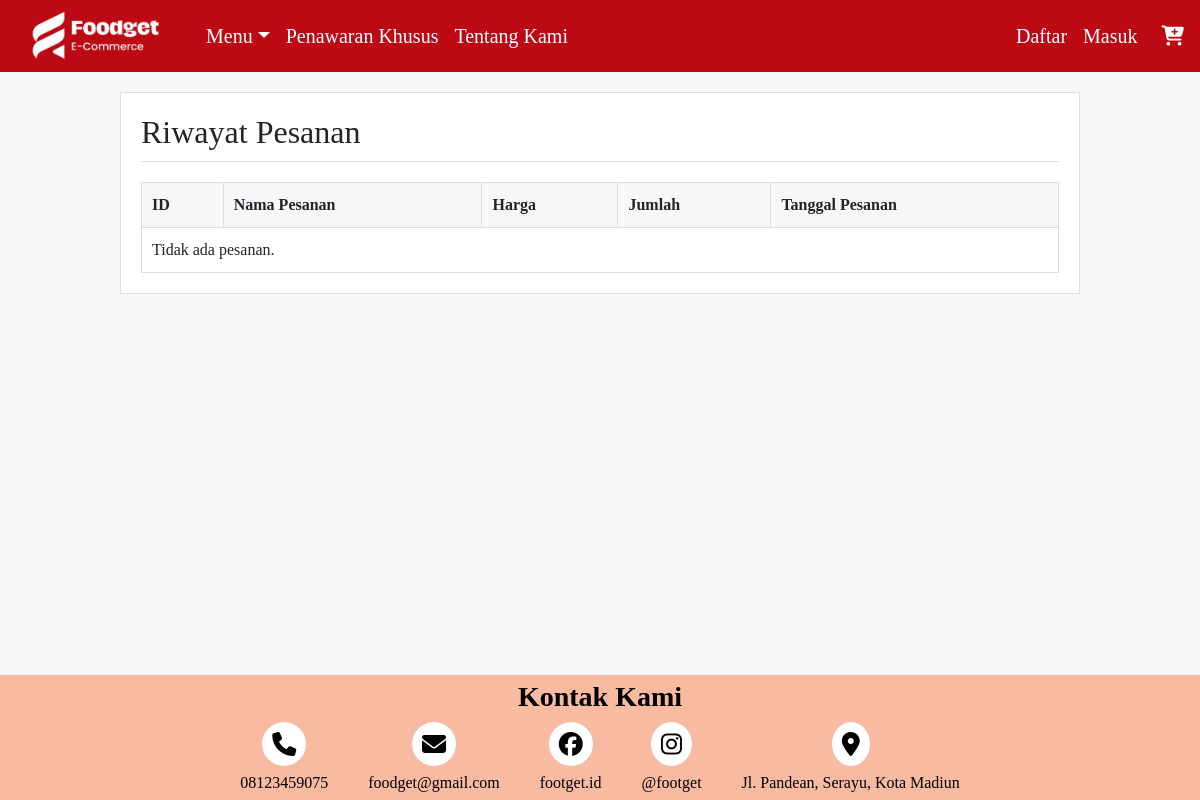
/riwayatPesanan.php, run on an earlier commit of the app's database.
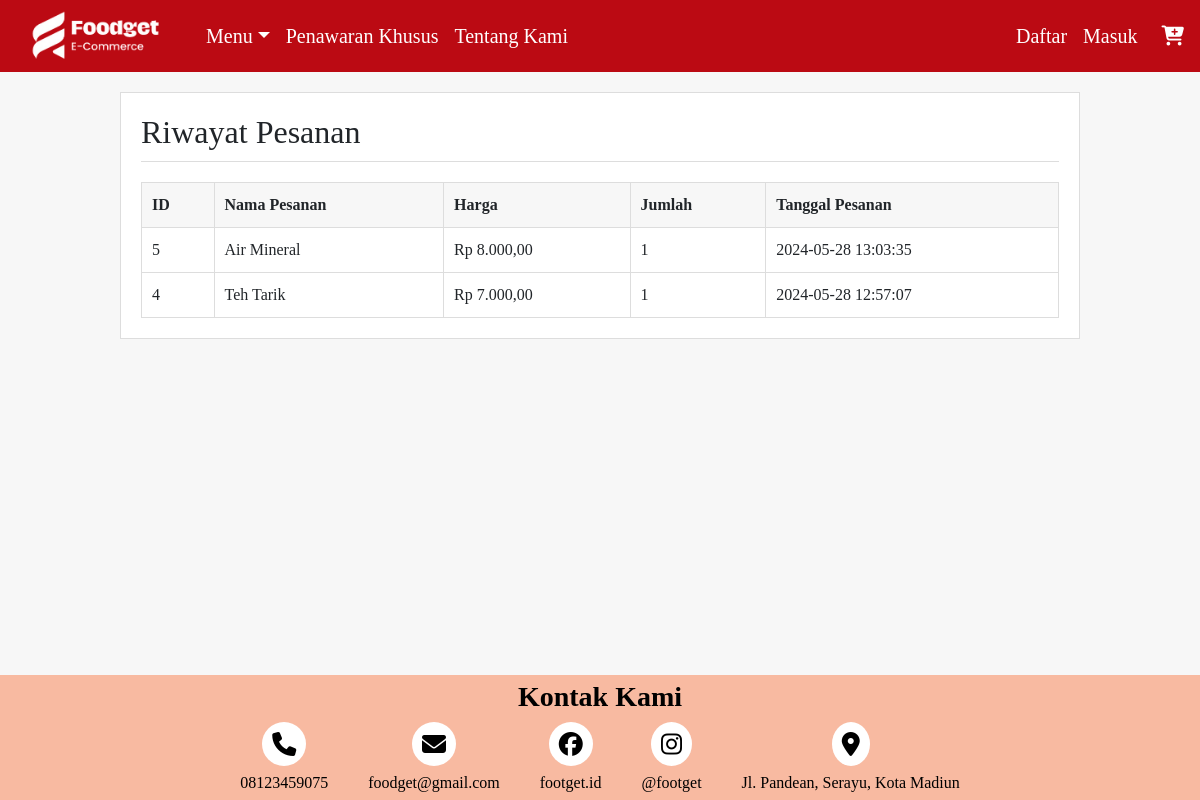
And on a later commit of the database.
### tables this page shows
CREATE TABLE `orders` (
  `id` int(11) NOT NULL,
  `item_name` varchar(255) NOT NULL,
  `price` decimal(10,2) NOT NULL,
  `quantity` int(11) NOT NULL,
  `order_date` timestamp NOT NULL DEFAULT current_timestamp()
);

### src/riwayatPesanan.php (the view, shortened to what this page needs)
<?php
include 'koneksiDB.php';
$sql = "SELECT * FROM orders ORDER BY id DESC";
$result = $conn->query($sql);
function formatRupiah($number){
    return 'Rp ' . number_format($number, 2, ',', '.');
}
?>
<!DOCTYPE html>
<html lang="en">
<head>
    <link rel="stylesheet" href="../vendor/twbs/bootstrap/dist/css/bootstrap.min.css">
    <?php include '../assets-templates/header.php'; ?>
</head>
<body>
    <div class="container order-history">
        <h2>Riwayat Pesanan</h2>
        <table>
            <thead>
                <tr>
                    <th>ID</th>
                    <th>Nama Pesanan</th>
                    <th>Harga</th>
                    <th>Jumlah</th>
                    <th>Tanggal Pesanan</th>
                </tr>
            </thead>
            <tbody>
                <?php if ($result->num_rows > 0): ?>
                    <?php while ($row = $result->fetch_assoc()): ?>
                        <tr>
                            <td><?= $row['id']; ?></td>
                            <td><?= $row['item_name']; ?></td>
                            <td><?= formatRupiah($row['price']); ?></td>
                            <td><?= $row['quantity']; ?></td>
                            <td><?= $row['order_date']; ?></td>
                        </tr>
                    <?php endwhile; ?>
                <?php else: ?>
                    <tr>
                        <td colspan="5">Tidak ada pesanan.</td>
                    </tr>
                <?php endif; ?>
            </tbody>
        </table>
    </div>
    <?php include '../assets-templates/footer.php'; ?>
</body>
</html>

### assets-templates/header.php (shortened to what this page needs)
<!DOCTYPE html>
<html lang="en">
<head>
  <link
    rel="stylesheet"
    href="../vendor/twbs/bootstrap/dist/css/bootstrap.min.css"
  />
</head>
<body>
  <nav class="navbar navbar-expand navbar-dark custom-bg">
    <a class="navbar-brand px-3" href="../src/index.php">
      <img src="../assets-templates/img/logo.png" alt="Logo" class="logo">
    </a>
    <div class="navbar-nav w-100">
      <ul class="navbar-nav mr-auto">
        <li class="nav-item">
          <div class="btn-group">
            <button type="button" class="nav-link btn dropdown-toggle dropdown-toggle-split font" data-bs-toggle="dropdown" aria-expanded="false">
              Menu
            </button>
          </div>
        </li>
        <li class="nav-item">
          <a class="nav-link font" href="../src/promo.php">Penawaran Khusus</a>
        </li>
        <li class="nav-item nav-font">
          <a class="nav-link font" href="../src/TentangKami.php">Tentang Kami</a>
        </li>
      </ul>
      <ul class="navbar-nav ms-auto">
        <?php if (isset($_SESSION['loggedin']) && $_SESSION['loggedin'] === true): ?>
          <li class="nav-item dropdown custom-dropdown">
            <a class="nav-link dropdown-toggle font cutom-font" href="#" id="navbarDropdown" role="button" data-bs-toggle="dropdown" aria-expanded="false">
              <i class="fa-regular fa-user"></i> <?= htmlspecialchars($_SESSION['email']) ?>
            </a>
            <ul class="dropdown-menu dropdown-menu-end custom" aria-labelledby="navbarDropdown">
              <li><a class="dropdown-item" href="logout.php">Logout</a></li>
              <li><a class="dropdown-item" href="riwayatPesanan.php">Riwayat Pesanan</a></li>
            </ul>
          </li>
        <?php else: ?>
          <li class="nav-item nav-font">
            <a class="nav-link font" href="halamanDaftar.php">Daftar</a>
          </li>
          <li class="nav-item nav-font">
            <a class="nav-link font" href="halamanMasuk.php">Masuk</a>
          </li>
        <?php endif; ?>
        <li class="nav-item nav-font">
          <a class="nav-link font px-3" href="keranjang.php"><i class="fas fa-cart-plus"></i></a>
        </li>
      </ul>
    </div>
  </nav>
</body>
</html>

### assets-templates/footer.php (shortened to what this page needs)
<!DOCTYPE html>
<html lang="en">
<head>
</head>
<body>
    <footer>
        <h3 class="footer-heading">Kontak Kami</h3>
        <div class="footer-content">
            <div>
                <i class="fa-solid fa-phone"></i>
                <span>08123459075</span>
            </div>
            <div>
                <i class="fa-solid fa-envelope"></i>
                <span>foodget@gmail.com</span>
            </div>
            <div>
                <i class="fa-brands fa-facebook"></i>
                <span>footget.id</span>
            </div>
            <div>
                <i class="fa-brands fa-instagram"></i>
                <span>@footget</span>
            </div>
            <div>
                <i class="fa-solid fa-location-dot"></i>
                <span>Jl. Pandean, Serayu, Kota Madiun</span>
            </div>
    </footer>
</body>
</html>

### assets-templates/header.php (style rules this page uses)
.logo { width: 150px; }
.custom-bg { background-color: #bb0a13; height: 72px; }
.font { color: white; font-size: clamp(16px, 2vw, 20px); }

### src/riwayatPesanan.php (style rules this page uses)
body { font-family: Arial, sans-serif; background-color: #f7f7f7; margin: 0; padding: 0; }
.container { margin: 20px auto; padding: 20px; background-color: white; border: 1px solid #ddd; width: 80%; }
.order-history h2 { border-bottom: 1px solid #ddd; padding-bottom: 10px; margin-bottom: 20px; }
.order-history table { width: 100%; border-collapse: collapse; }
.order-history table, th, td { border: 1px solid #ddd; padding: 10px; }
.order-history th { background-color: #f7f7f7; text-align: left; }

### assets-templates/footer.php (style rules this page uses)
body { margin: 0; font-family: 'Times New Roman', Times, serif; display: flex; flex-direction: column; min-height: 100vh; }
footer { background-color: #f8baa1; color: #000; padding: 5px 5px; text-align: center; margin-top: auto; }
.footer-content { display: flex; flex-direction: column; align-items: center; }
.footer-content div { display: flex; flex-direction: column; align-items: center; margin: 10px; }
.footer-content i { background-color: white; border-radius: 50%; padding: 10px; font-size: 24px; margin-bottom: 5px; }
.footer-heading { font-weight: bold; }
@media (min-width: 768px) { .footer-content { flex-direction: row; justify-content: center; } }
@media (min-width: 768px) { .footer-content div { margin: 0 20px; } }

What changed in the data, as far as the page shows it:
added orders: id "5", item_name "Air Mineral", price "Rp 8.000,00", quantity "1", order_date "2024-05-28 13:03:35"
added orders: id "4", item_name "Teh Tarik", price "Rp 7.000,00", quantity "1", order_date "2024-05-28 12:57:07"
Also different on the page:
text no longer shown: "Tidak ada pesanan."
